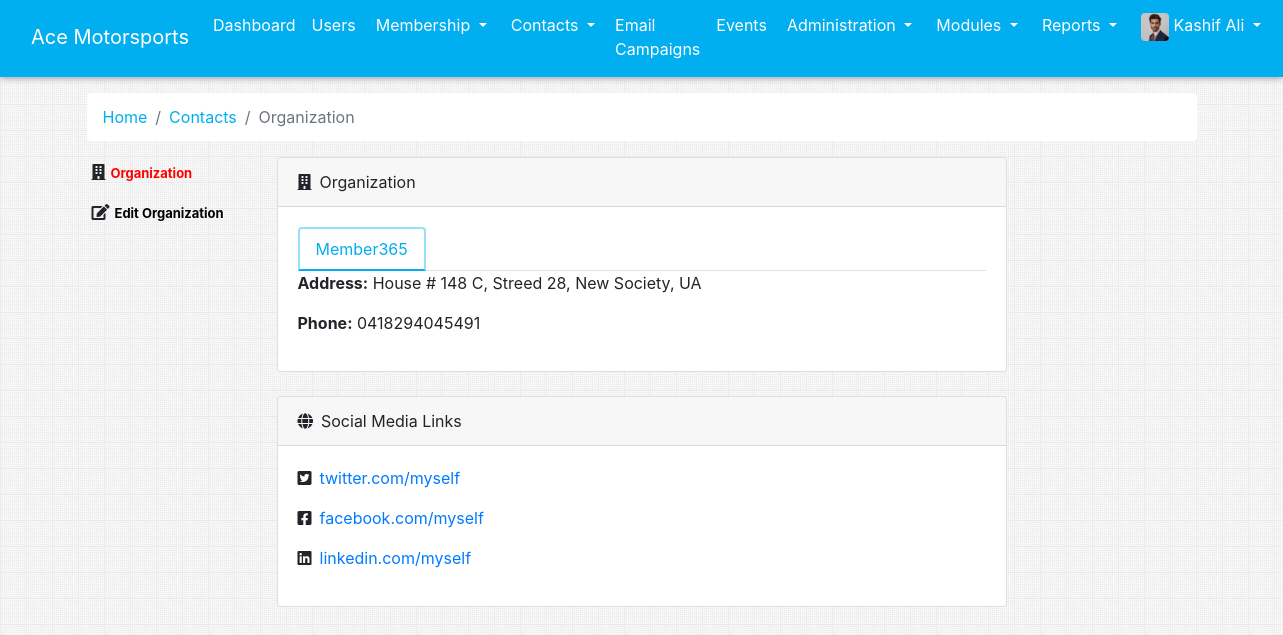
The app's page /admin_showOrganization.php?id=2 (signed in) with its own data.
### tables this page shows
CREATE TABLE `organizations` (
  `id` int(11) NOT NULL,
  `name` varchar(50) NOT NULL,
  `acronym` varchar(50) NOT NULL,
  `website` varchar(200) NOT NULL,
  `email` varchar(50) NOT NULL,
  `instagram` varchar(200) NOT NULL,
  `twitter` varchar(200) NOT NULL,
  `facebook` varchar(200) NOT NULL,
  `linkedin` varchar(200) NOT NULL,
  `parentOrganization` varchar(50) NOT NULL,
  `address` varchar(500) NOT NULL,
  `phone` varchar(30) NOT NULL,
  `category_id` int(11) DEFAULT NULL
);

### app/app.php (called while the page is built, shortened)
<?php
	function phpMysqliFetchSingle($sql){
        $output = array();
        if(mysqli_query($GLOBALS["con"], $sql)){
            $res = mysqli_query($GLOBALS["con"], $sql);
            if(mysqli_num_rows($res)){
                $output = mysqli_fetch_array($res, MYSQLI_ASSOC);
            }
            return $output;
        }
        else{
            js_console_log(mysqli_error($GLOBALS["con"]));
        }
    }
?>

### admin_showOrganization.php (the view, shortened to what this page needs)
<?php
  require 'app/app.php';
    $pageID = isset($_GET["id"]) ? $_GET["id"] : null;
    $userID = isset($_GET["userID"]) ? $_GET["userID"] : null;
    $sql = "SELECT * FROM organizations WHERE id=".$pageID;
    $organization = phpMysqliFetchSingle($sql);
?>
<!DOCTYPE html>
<html lang="en">
<?php
  require 'parts/head.php';
?>
<body>
  <?php require 'parts/nav.php'; ?>
  <div class="container">
      <nav aria-label="breadcrumb">
          <ol class="breadcrumb bg-white">
              <li class="breadcrumb-item"><a href="admin_dashboard.php" class="appColor">Home</a></li>
              <li class="breadcrumb-item"><a href="admin_contact.php" class="appColor">Contacts</a></li>
              <li class="breadcrumb-item active" aria-current="page">Organization</li>
          </ol>
      </nav>
    <div class="widget-content" style="border: none; background: transparent;">
        <div class="row mt-3">
            <div class="col-md-2">
                <div class="user_profile_left_section">
                    <ul class="contactViewMenu">
                        <li><i class="fas fa-building"></i><a href="admin_showOrganization.php?id=<?php echo $organization["id"]; ?>&userID=<?php echo $userID; ?>" class="active">Organization</a></li>
                        <li><i class="fas fa-edit"></i><a href="admin_editOrganization.php?id=<?php echo $organization["id"]; ?>&userID=<?php echo $userID; ?>">Edit Organization</a></li>
                    </ul>
                </div>
            </div>
            <div class="col-md-8">
                <div class="card">
                    <div class="card-header">
                        <i class="fas fa-building mr-2"></i>Organization
                    </div>
                    <div class="card-body">
                        <ul class="nav nav-tabs" id="secondNavTabs">
                            <li class="nav-item">
                                <a class="nav-link active" href="#organization" data-toggle="tab"><?php echo $organization["name"]; ?></a>
                            </li>
                        </ul>
                        <div class="tab-content">
                            <div class="tab-pane active" id="organization">
                                <div>
                                    <p>
                                        <b>Address:</b>
                                        <span>
                                        <?php echo $organization["address"]; ?>
                                        </span>
                                    </p>
                                    <p>
                                        <b>Phone:</b>
                                        <span>
                                        <?php echo $organization["phone"]; ?>
                                        </span>
                                    </p>
                                </div>
                            </div>
                        </div>
                    </div>
                </div>
                <br>
                <div class="card">
                    <div class="card-header">
                        <i class="fas fa-globe mr-2"></i>Social Media Links
                    </div>
                    <div class="card-body">
                        <p>
                            <i class="fab fa-twitter-square mr-2"></i><a href="<?php echo $organization["twitter"]; ?>"><?php echo $organization["twitter"]; ?></a>
                        </p>
                        <p>
                            <i class="fab fa-facebook-square mr-2"></i><a href="<?php echo $organization["facebook"]; ?>"><?php echo $organization["facebook"]; ?></a>
                        </p>
                        <p>
                            <i class="fab fa-linkedin mr-2"></i><a href="<?php echo $organization["linkedin"]; ?>"><?php echo $organization["linkedin"]; ?></a>
                        </p>
                    </div>
                </div>
            </div>
        </div>
    </div>
</body>
</html>

### records on screen
organizations: name "Member365", address "House # 148 C, Streed 28, New Society, UA", phone "0418294045491", twitter "twitter.com/myself", facebook "facebook.com/myself", linkedin "linkedin.com/myself"

### other values on screen
$_SESSION["name"] "Kashif Ali"
